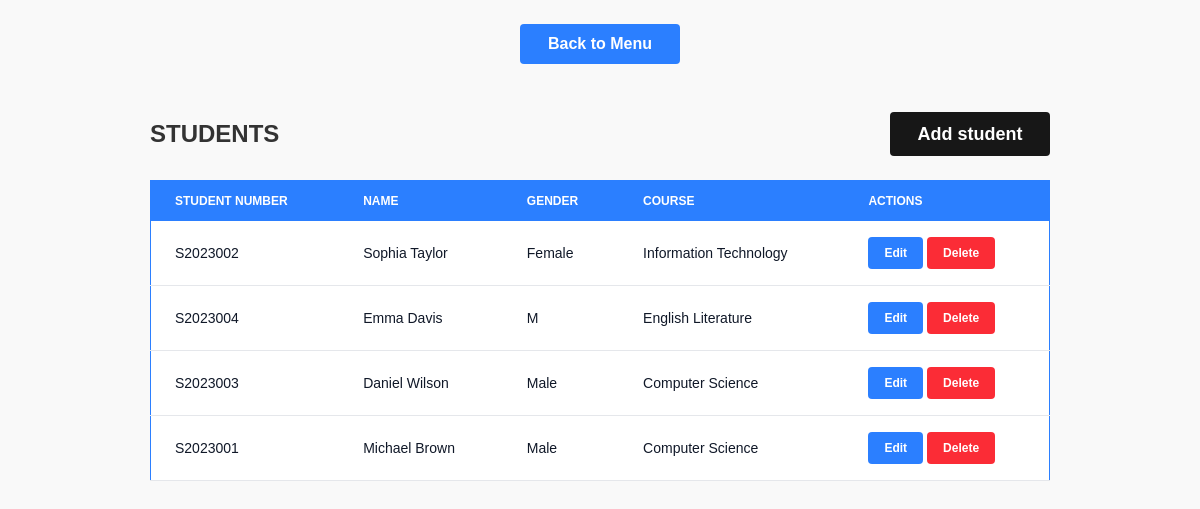
The page /students/index.php (signed in) on the database its author committed.
### tables this page shows
CREATE TABLE IF NOT EXISTS `students` (
  `student_id` int NOT NULL AUTO_INCREMENT,
  `student_number` varchar(50) NOT NULL DEFAULT '0',
  `name` varchar(100) NOT NULL DEFAULT '0',
  `gender` varchar(10) NOT NULL DEFAULT 'Male',
  `course_id` int NOT NULL DEFAULT '0',
  PRIMARY KEY (`student_id`),
  KEY `FK_students_courses` (`course_id`),
  CONSTRAINT `FK_students_courses` FOREIGN KEY (`course_id`) REFERENCES `courses` (`course_id`)
);

CREATE TABLE IF NOT EXISTS `courses` (
  `course_id` int NOT NULL AUTO_INCREMENT,
  `code` varchar(50) DEFAULT NULL,
  `name` varchar(100) DEFAULT NULL,
  PRIMARY KEY (`course_id`)
);

### students/index.php (the view, shortened to what this page needs)
<?php
require('../partials/head.php');
$stmt = $connection->prepare("
    select s.student_id, s.student_number, s.name as student_name, s.gender, c.name as course_name
    from students s
    join courses c on s.course_id = c.course_id
    ORDER BY s.gender, s.name;
");
$stmt->execute();
$students = $stmt->fetchAll();
?>
<body x-data="{deleteModal: false, deleteId: null}" class="flex  justify-content flex-col items-center gap-y-6">
    <button class="bg-blue-500 mt-6 w-40 cursor-pointer text-white font-bold py-2 px-4 rounded">
        <a href="/index.php">Back to Menu</a>
    </button>
    <div class="w-full md:max-w-3/4 px-4 md:px-0 mx-auto px-4 gap-x-4 flex justify-between items-center">
        <h1 class="text-2xl font-bold mt-6">STUDENTS</h1>
        <button class="bg-neutral-900 text-xs sm:text-lg mt-6 w-32 sm:w-40 cursor-pointer text-white font-bold py-2 px-4 rounded">
            <a href="create.php">Add student</a>
        </button>
    </div>
    <div class="w-full flex md:justify-center overflow-x-auto">
        <table class="w-full min-w-[500px] max-w-3/4 text-xs sm:text-sm border border-blue-500 text-left rtl:text-right text-gray-500">
            <thead class="text-xs text-white uppercase bg-blue-500">
                <tr>
                    <th scope="col" class="px-2 sm:px-6 py-3">
                        Student Number
                    </th>
                    <th scope="col" class="px-2 sm:px-6 py-3">
                        Name
                    </th>
                    <th scope="col" class="px-2 sm:px-6 py-3">
                        Gender
                    </th>
                    <th scope="col" class="px-2 sm:px-6 py-3">
                        Course
                    </th>
                    <th scope="col" class="px-2 sm:px-6 py-3">
                        Actions
                    </th>
                </tr>
            </thead>
            <tbody>
                <?php
                foreach ($students as $student) {
                    echo '<tr class="bg-white border-b dark:bg-gray-800 dark:border-gray-700 border-gray-200">';
                    echo '<th scope="row" class="px-2 sm:px-6 py-4 font-medium text-gray-900 dark:text-white break-words">';
                    echo $student['student_number'];
                    echo '</th>';
                    echo '<th scope="row" class="px-2 sm:px-6 py-4 font-medium text-gray-900 dark:text-white">';
                    echo $student['student_name'];
                    echo '</th>';
                    echo '<th scope="row" class="px-2 sm:px-6 py-4 font-medium text-gray-900 dark:text-white">';
                    echo $student['gender'];
                    echo '</th>';
                    echo '<th scope="row" class="px-2 sm:px-6 py-4 font-medium text-gray-900 dark:text-white">';
                    echo $student['course_name'];
                    echo '</th>';
                    echo '<td class="px-2 sm:px-6 py-4">';
                    echo '<div class="flex flex-col sm:flex-row gap-1">';
                    echo '<button class="bg-blue-500 text-xs hover:bg-blue-700 cursor-pointer text-white font-bold py-1 px-2 sm:py-2 sm:px-4 rounded">';
                    echo "<a href='edit.php?id={$student["student_id"]}'>Edit</a>";
                    echo '</button>';
                    echo '<button @click="deleteModal = true; deleteId = ' . $student["student_id"] . '; console.log(deleteId)"';
                    echo ' class="bg-red-500 text-xs hover:bg-red-700 cursor-pointer text-white font-bold py-1 px-2 sm:py-2 sm:px-4 rounded">';
                    echo 'Delete';
                    echo '</button>';
                    echo '</div>';
                    echo '</td>';
                    echo '</tr>';
                }
                ?>
            </tbody>
        </table>
    </div>
</body>
<?php
require('../partials/footer.php')
?>

### partials/head.php (style rules this page uses)
html, body { height: 100%; margin: 0; padding: 0; font-family: sans-serif; font-weight: 100; background-color: #f9f9f9; color: #333; box-sizing: border-box; }

### rows shown on the page
students: student_number "S2023002", name "Sophia Taylor", gender "Female", course.name "Information Technology"
students: student_number "S2023004", name "Emma Davis", gender "M", course.name "English Literature"
students: student_number "S2023003", name "Daniel Wilson", gender "Male", course.name "Computer Science"
students: student_number "S2023001", name "Michael Brown", gender "Male", course.name "Computer Science"
